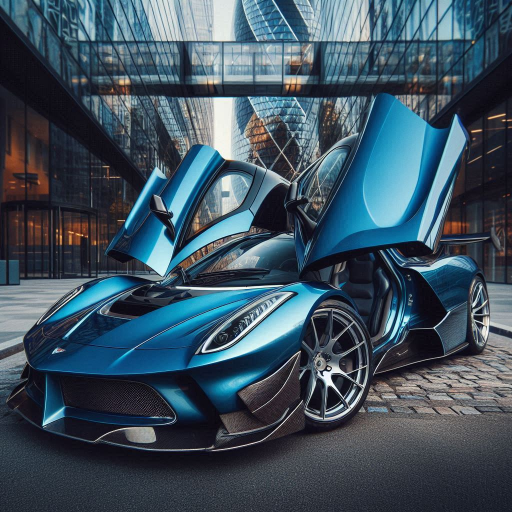
#> input picture assets/sample_image.png, 1024 x 1024 px (shown at 1/2 size)
$ python detect_edges.py
#> lines starting #> are read from the running program, lines starting #| are printed output that depends on the picture
import cv2

image = cv2.imread("assets/sample_image.png")
#> image is the input picture: shape (1024, 1024, 3); mean B, G, R 94.7, 80.9, 61.5
resized_image = cv2.resize(image, (500, 500))
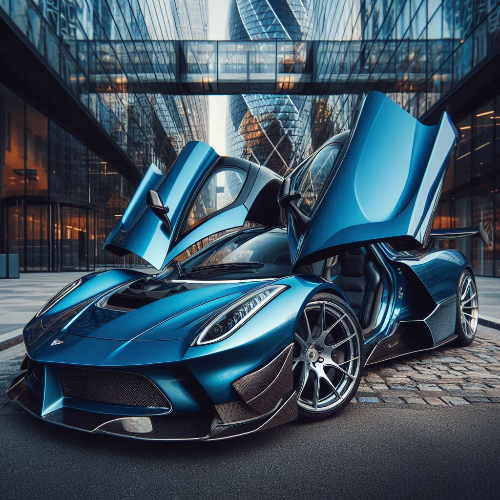
#> resized_image: shape (500, 500, 3); mean B, G, R 94.6, 80.8, 61.4
canny_image = cv2.Canny(resized_image, 150, 200)
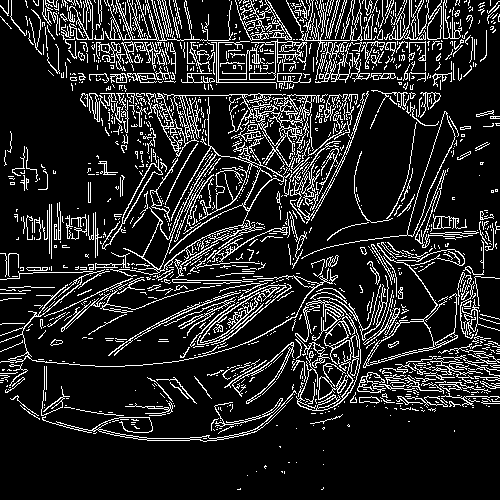
#> canny_image: shape (500, 500); 14.5% white in thin lines or dots

cv2.imshow("OpenCV Basics - Detect Edges", canny_image)

cv2.waitKey(0)

$ run again, with assets/sample.jpg saved as assets/sample_image.png
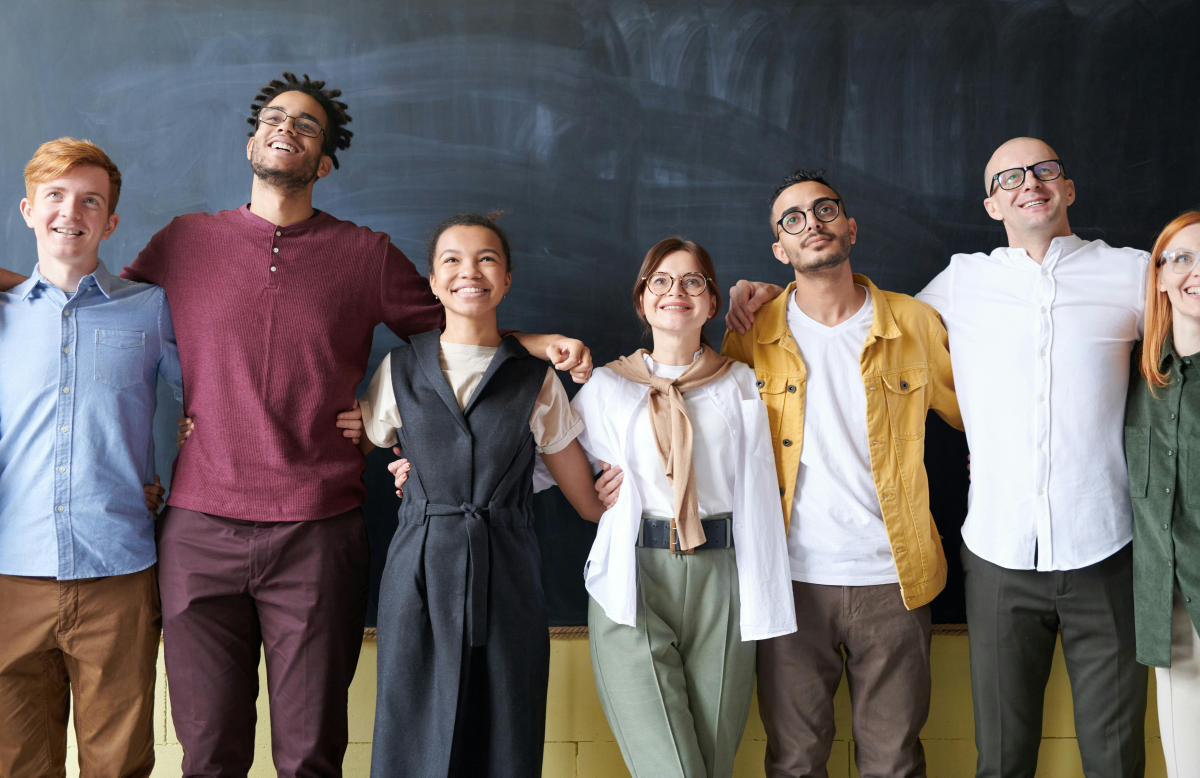
#> input picture assets/sample.jpg, 6000 x 3887 px (shown at 1/5 size)
#> image is the input picture: shape (3887, 6000, 3); mean B, G, R 99.9, 99.3, 105.6
#> `resized_image = cv2.resize(image, (500, 500))`:
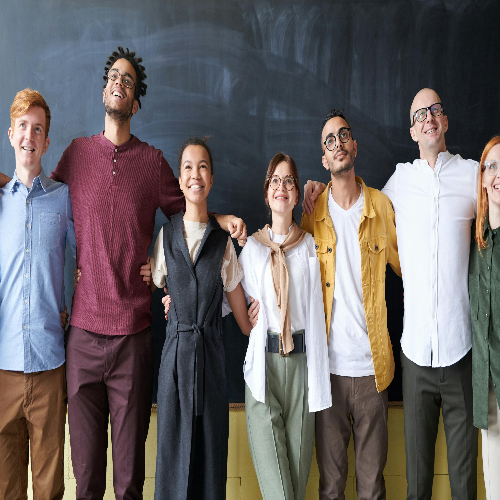
#> resized_image: shape (500, 500, 3); mean B, G, R 99.8, 99.2, 105.4
#> `canny_image = cv2.Canny(resized_image, 150, 200)`:
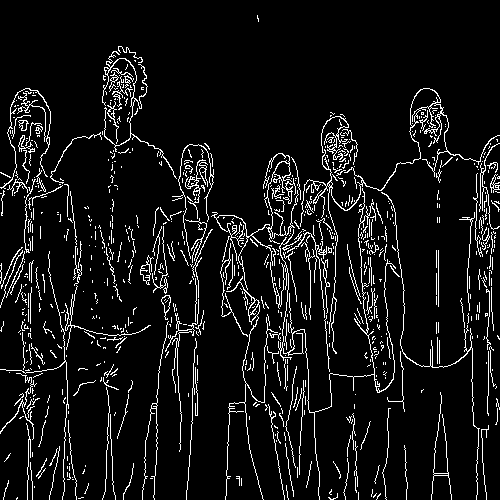
#> canny_image: shape (500, 500); 7.5% white in thin lines or dots
